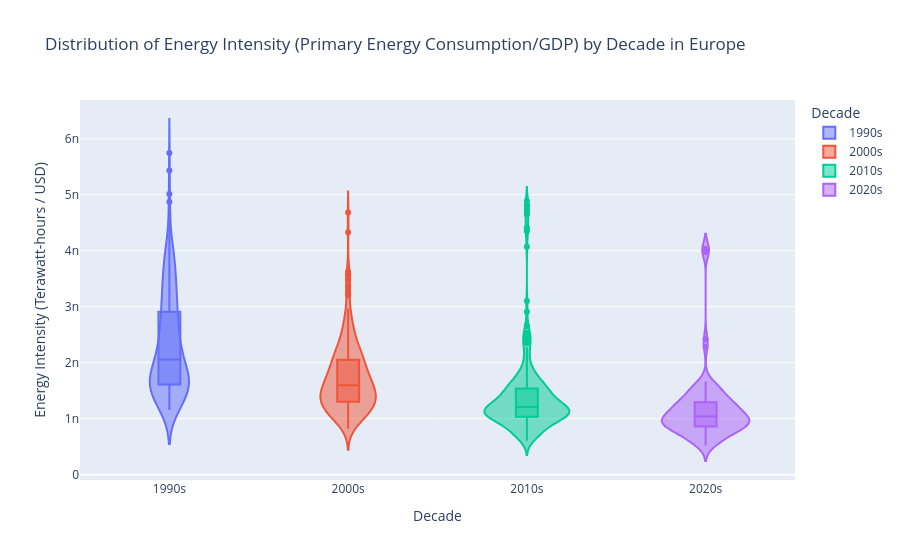

The notebook cell saved with this chart:
### Code cell
import pandas as pd
import plotly.express as px

# Load the dataset
owid_co2_data_df = pd.read_csv('owid-co2-data.csv')

# Define a list of European countries
european_countries = [
    'Austria', 'Belgium', 'Bulgaria', 'Croatia', 'Cyprus', 'Czechia', 'Denmark',
    'Estonia', 'Finland', 'France', 'Germany', 'Greece', 'Hungary', 'Ireland',
    'Italy', 'Latvia', 'Lithuania', 'Luxembourg', 'Malta', 'Netherlands',
    'Poland', 'Portugal', 'Romania', 'Slovakia', 'Slovenia', 'Spain', 'Sweden',
    'United Kingdom', 'Norway', 'Switzerland', 'Iceland'
]

# Filter for European countries and relevant columns
df_energy_gdp = owid_co2_data_df[
    (owid_co2_data_df['country'].isin(european_countries)) &
    (owid_co2_data_df['year'] >= 1990) # Focus on recent decades
].copy()

# Calculate energy intensity: primary_energy_consumption / gdp
# Handle potential division by zero or NaN GDP/energy consumption
df_energy_gdp['energy_intensity'] = df_energy_gdp['primary_energy_consumption'] / df_energy_gdp['gdp']

# Drop rows where energy_intensity is NaN or infinite (due to missing data or zero GDP)
df_energy_gdp.dropna(subset=['energy_intensity'], inplace=True)
df_energy_gdp = df_energy_gdp[df_energy_gdp['energy_intensity'] != 0]

# Create a 'decade' column for grouping
df_energy_gdp['decade'] = (df_energy_gdp['year'] // 10) * 10
# Convert decade to string for categorical x-axis
df_energy_gdp['decade'] = df_energy_gdp['decade'].astype(str) + 's'


# Create the violin plot
fig = px.violin(df_energy_gdp,
                x="decade",
                y="energy_intensity",
                box=True, # Show box plot inside the violin
                points="outliers", # Show only outliers as points
                color="decade", # Color by decade
                title="Distribution of Energy Intensity (Primary Energy Consumption/GDP) by Decade in Europe",
                labels={
                    "energy_intensity": "Primary Energy Consumption / GDP (Terawatt-hours / USD)",
                    "decade": "Decade"
                },
                hover_data={'country': True, 'year': True}) # Show country and year on hover

fig.update_layout(
    xaxis_title="Decade",
    yaxis_title="Energy Intensity (Terawatt-hours / USD)"
)

# Show the plot
fig.show()

### Figure 1 — Plotly figure (JSON) as saved in the notebook; plotly's stock layout.template omitted (floating-point values rounded to 4 significant figures; data arrays with more than 128 entries replaced by an {"elided": "..."} marker saying what was removed)
{"data": [{"alignmentgroup": "True", "box": {"visible": true}, "customdata": {"elided": "310x2 mixed values"}, "hovertemplate": "Decade=%{x}<br>Primary Energy Consumption / GDP (Terawatt-hours / USD)=%{y}<br>country=%{customdata[0]}<br>year=%{customdata[1]}<extra></extra>", "legendgroup": "1990s", "marker": {"color": "#636efa"}, "name": "1990s", "offsetgroup": "1990s", "orientation": "v", "points": "outliers", "scalegroup": "True", "showlegend": true, "type": "violin", "x": {"elided": "310 str values"}, "x0": " ", "xaxis": "x", "y": {"elided": "310 float values"}, "y0": " ", "yaxis": "y"}, {"alignmentgroup": "True", "box": {"visible": true}, "customdata": {"elided": "310x2 mixed values"}, "hovertemplate": "Decade=%{x}<br>Primary Energy Consumption / GDP (Terawatt-hours / USD)=%{y}<br>country=%{customdata[0]}<br>year=%{customdata[1]}<extra></extra>", "legendgroup": "2000s", "marker": {"color": "#EF553B"}, "name": "2000s", "offsetgroup": "2000s", "orientation": "v", "points": "outliers", "scalegroup": "True", "showlegend": true, "type": "violin", "x": {"elided": "310 str values"}, "x0": " ", "xaxis": "x", "y": {"elided": "310 float values"}, "y0": " ", "yaxis": "y"}, {"alignmentgroup": "True", "box": {"visible": true}, "customdata": {"elided": "310x2 mixed values"}, "hovertemplate": "Decade=%{x}<br>Primary Energy Consumption / GDP (Terawatt-hours / USD)=%{y}<br>country=%{customdata[0]}<br>year=%{customdata[1]}<extra></extra>", "legendgroup": "2010s", "marker": {"color": "#00cc96"}, "name": "2010s", "offsetgroup": "2010s", "orientation": "v", "points": "outliers", "scalegroup": "True", "showlegend": true, "type": "violin", "x": {"elided": "310 str values"}, "x0": " ", "xaxis": "x", "y": {"elided": "310 float values"}, "y0": " ", "yaxis": "y"}, {"alignmentgroup": "True", "box": {"visible": true}, "customdata": {"elided": "92x2 mixed values"}, "hovertemplate": "Decade=%{x}<br>Primary Energy Consumption / GDP (Terawatt-hours / USD)=%{y}<br>country=%{customdata[0]}<br>year=%{customdata[1]}<extra></extra>", "legendgroup": "2020s", "marker": {"color": "#ab63fa"}, "name": "2020s", "offsetgroup": "2020s", "orientation": "v", "points": "outliers", "scalegroup": "True", "showlegend": true, "type": "violin", "x": ["2020s", "2020s", "2020s", "2020s", "2020s", "2020s", "2020s", "2020s", "2020s", "2020s", "2020s", "2020s", "2020s", "2020s", "2020s", "2020s", "2020s", "2020s", "2020s", "2020s", "2020s", "2020s", "2020s", "2020s", "2020s", "2020s", "2020s", "2020s", "2020s", "2020s", "2020s", "2020s", "2020s", "2020s", "2020s", "2020s", "2020s", "2020s", "2020s", "2020s", "2020s", "2020s", "2020s", "2020s", "2020s", "2020s", "2020s", "2020s", "2020s", "2020s", "2020s", "2020s", "2020s", "2020s", "2020s", "2020s", "2020s", "2020s", "2020s", "2020s", "2020s", "2020s", "2020s", "2020s", "2020s", "2020s", "2020s", "2020s", "2020s", "2020s", "2020s", "2020s", "2020s", "2020s", "2020s", "2020s", "2020s", "2020s", "2020s", "2020s", "2020s", "2020s", "2020s", "2020s", "2020s", "2020s", "2020s", "2020s", "2020s", "2020s", "2020s", "2020s"], "x0": " ", "xaxis": "x", "y": [1.101e-09, 1.069e-09, 9.522e-10, 1.484e-09, 1.554e-09, 1.418e-09, 1.571e-09, 1.657e-09, 1.658e-09, 1.074e-09, 1.022e-09, 9.109e-10, 9.3e-10, 9.202e-10, 9.247e-10, 1.369e-09, 1.393e-09, 1.329e-09, 6.416e-10, 6.568e-10, 6.588e-10, 1.566e-09, 1.515e-09, 1.585e-09, 1.46e-09, 1.447e-09, 1.418e-09, 1.001e-09, 9.957e-10, 8.604e-10, 9.202e-10, 9.228e-10, 8.73e-10, 1.205e-09, 1.214e-09, 1.191e-09, 1.062e-09, 1.041e-09, 9.356e-10, 4.027e-09, 4.03e-09, 3.979e-09, 6.408e-10, 6.239e-10, 6.03e-10, 8.578e-10, 8.584e-10, 8.044e-10, 8.46e-10, 8.482e-10, 7.508e-10, 8.949e-10, 8.427e-10, 7.672e-10, 1.198e-09, 1.215e-09, 1.073e-09, 2.425e-09, 2.287e-09, 1.233e-09, 1.205e-09, 1.086e-09, 1.24e-09, 1.217e-09, 1.104e-09, 1.037e-09, 1.043e-09, 9.641e-10, 1.01e-09, 9.614e-10, 8.883e-10, 7.642e-10, 7.721e-10, 7.135e-10, 1.262e-09, 1.32e-09, 1.196e-09, 1.27e-09, 1.163e-09, 1.018e-09, 9.743e-10, 9.93e-10, 9.79e-10, 1.314e-09, 1.316e-09, 1.258e-09, 5.868e-10, 5.438e-10, 5.186e-10, 8.443e-10, 7.925e-10, 7.72e-10], "y0": " ", "yaxis": "y"}], "layout": {"legend": {"title": {"text": "Decade"}, "tracegroupgap": 0}, "title": {"text": "Distribution of Energy Intensity (Primary Energy Consumption/GDP) by Decade in Europe"}, "violinmode": "overlay", "xaxis": {"anchor": "y", "categoryarray": ["1990s", "2000s", "2010s", "2020s"], "categoryorder": "array", "domain": [0.0, 1.0], "title": {"text": "Decade"}}, "yaxis": {"anchor": "x", "domain": [0.0, 1.0], "title": {"text": "Energy Intensity (Terawatt-hours / USD)"}}}}
